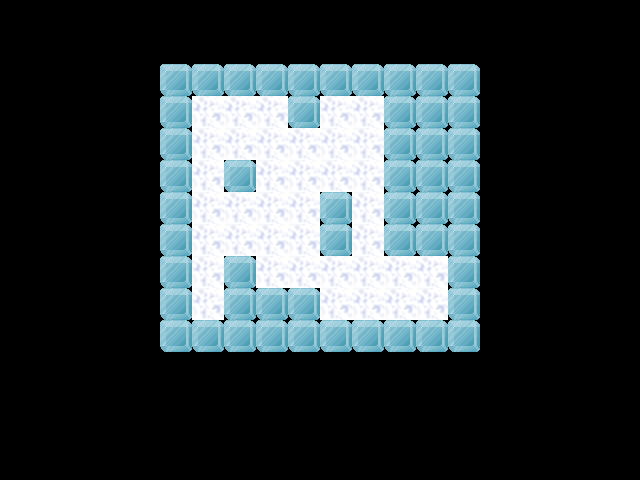

A level layout from a 2D game, rendered from its tile map. Below: a short description, then the map file with its tile-grid data intact:
An orthogonal 20x15 tile map with 32x32 px tiles, 2 tile layers (Grounds, Walls), 6 tilesets and 14 objects (5x Blue, 5x Green, 3x Red, Hero).

<map version="1.0" orientation="orthogonal" width="20" height="15" tilewidth="32" tileheight="32">
 <tileset firstgid="1" name="grounds" tilewidth="32" tileheight="32">
  <image source="../assets/images/grounds.png" width="128" height="128" />
 </tileset>
 <tileset firstgid="17" name="walls" tilewidth="32" tileheight="32">
  <image source="../assets/images/walls.png" width="128" height="96" />
 </tileset>
 <tileset firstgid="29" name="changers" tilewidth="32" tileheight="32">
  <image source="../assets/images/changers.png" width="96" height="32" />
 </tileset>
 <tileset firstgid="32" name="capsules" tilewidth="32" tileheight="32">
  <image source="../assets/images/capsules.png" width="96" height="64" />
 </tileset>
 <tileset firstgid="38" name="viruses" tilewidth="32" tileheight="32">
  <image source="../assets/images/viruses.png" width="96" height="128" />
 </tileset>
 <tileset firstgid="50" name="hero" tilewidth="32" tileheight="32">
  <image source="../assets/images/character.png" width="384" height="96" />
 </tileset>
 <layer name="Grounds" width="20" height="15">
  <data encoding="csv">
0,0,0,0,0,0,0,0,0,0,0,0,0,0,0,0,0,0,0,0,
0,0,0,0,0,0,0,0,0,0,0,0,0,0,0,0,0,0,0,0,
0,0,0,0,0,0,0,0,0,0,0,0,0,0,0,0,0,0,0,0,
0,0,0,0,0,0,7,7,7,0,7,7,0,0,0,0,0,0,0,0,
0,0,0,0,0,0,7,7,7,7,7,7,0,0,0,0,0,0,0,0,
0,0,0,0,0,0,7,0,7,7,7,7,0,0,0,0,0,0,0,0,
0,0,0,0,0,0,7,7,7,7,0,7,0,0,0,0,0,0,0,0,
0,0,0,0,0,0,7,7,7,7,0,7,0,0,0,0,0,0,0,0,
0,0,0,0,0,0,7,0,7,7,7,7,7,7,0,0,0,0,0,0,
0,0,0,0,0,0,7,0,0,0,7,7,7,7,0,0,0,0,0,0,
0,0,0,0,0,0,0,0,0,0,0,0,0,0,0,0,0,0,0,0,
0,0,0,0,0,0,0,0,0,0,0,0,0,0,0,0,0,0,0,0,
0,0,0,0,0,0,0,0,0,0,0,0,0,0,0,0,0,0,0,0,
0,0,0,0,0,0,0,0,0,0,0,0,0,0,0,0,0,0,0,0,
0,0,0,0,0,0,0,0,0,0,0,0,0,0,0,0,0,0,0,0
</data>
 </layer>
 <layer name="Walls" width="20" height="15">
  <data encoding="csv">
0,0,0,0,0,0,0,0,0,0,0,0,0,0,0,0,0,0,0,0,
0,0,0,0,0,0,0,0,0,0,0,0,0,0,0,0,0,0,0,0,
0,0,0,0,0,23,23,23,23,23,23,23,23,23,23,0,0,0,0,0,
0,0,0,0,0,23,0,0,0,23,0,0,23,23,23,0,0,0,0,0,
0,0,0,0,0,23,0,0,0,0,0,0,23,23,23,0,0,0,0,0,
0,0,0,0,0,23,0,23,0,0,0,0,23,23,23,0,0,0,0,0,
0,0,0,0,0,23,0,0,0,0,23,0,23,23,23,0,0,0,0,0,
0,0,0,0,0,23,0,0,0,0,23,0,23,23,23,0,0,0,0,0,
0,0,0,0,0,23,0,23,0,0,0,0,0,0,23,0,0,0,0,0,
0,0,0,0,0,23,0,23,23,23,0,0,0,0,23,0,0,0,0,0,
0,0,0,0,0,23,23,23,23,23,23,23,23,23,23,0,0,0,0,0,
0,0,0,0,0,0,0,0,0,0,0,0,0,0,0,0,0,0,0,0,
0,0,0,0,0,0,0,0,0,0,0,0,0,0,0,0,0,0,0,0,
0,0,0,0,0,0,0,0,0,0,0,0,0,0,0,0,0,0,0,0,
0,0,0,0,0,0,0,0,0,0,0,0,0,0,0,0,0,0,0,0
</data>
 </layer>
 <objectgroup name="Changers" width="20" height="15">
  <object name="Red" gid="29" x="192" y="128">
   <properties>
    <property name="type" value="red" />
   </properties>
  </object>
  <object name="Blue" gid="30" x="192" y="320">
   <properties>
    <property name="type" value="blue" />
   </properties>
  </object>
  <object name="Green" gid="31" x="320" y="320">
   <properties>
    <property name="type" value="green" />
   </properties>
  </object>
 </objectgroup>
 <objectgroup name="Capsules" width="20" height="15">
  <object name="Green" gid="34" x="224" y="160">
   <properties>
    <property name="type" value="green" />
   </properties>
  </object>
  <object name="Blue" gid="33" x="256" y="256">
   <properties>
    <property name="type" value="blue" />
   </properties>
  </object>
  <object name="Red" gid="32" x="288" y="224">
   <properties>
    <property name="type" value="red" />
   </properties>
  </object>
  <object name="Blue" gid="33" x="288" y="288">
   <properties>
    <property name="type" value="blue" />
   </properties>
  </object>
  <object name="Green" gid="34" x="256" y="192">
   <properties>
    <property name="type" value="green" />
   </properties>
  </object>
 </objectgroup>
 <objectgroup name="Viruses" width="20" height="15">
  <object name="Blue" gid="39" x="192" y="192">
   <properties>
    <property name="type" value="blue" />
   </properties>
  </object>
  <object name="Red" gid="38" x="320" y="192">
   <properties>
    <property name="type" value="red" />
   </properties>
  </object>
  <object name="Blue" gid="39" x="352" y="160">
   <properties>
    <property name="type" value="blue" />
   </properties>
  </object>
  <object name="Green" gid="40" x="256" y="128">
   <properties>
    <property name="type" value="green" />
   </properties>
  </object>
  <object name="Green" gid="40" x="416" y="288">
   <properties>
    <property name="type" value="green" />
   </properties>
  </object>
 </objectgroup>
 <objectgroup name="Hero" width="20" height="15">
  <object name="Hero" gid="62" x="256" y="288">
   <properties>
    <property name="color" value="blue" />
   </properties>
  </object>
 </objectgroup>
</map>
